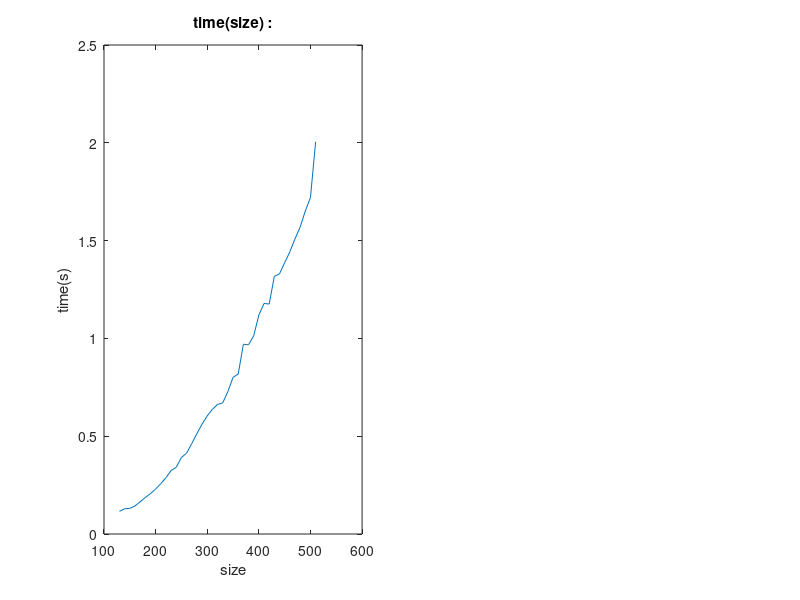

The MATLAB source for this figure: (Note: this script raises an error after producing the figure.)
clc
clear
close all

%% a 
figure
for i = 130:10:512
    tic
    s = i; %size
    x = zeros(s);
    x(s/2-64:s/2+64,s/2-64:s/2+64) = 1;

    y = x;

    z = conv2(x,y,'same');
    n = (i-130)/10+1;
    t(n) = toc;
    size(n) = s;
end
subplot(1,2,1)
plot(size,t)
title('time(size) :')
xlabel('size')
ylabel('time(s)')

%% c
for i = 130:10:512
    tic
    s = i; %size
    x = zeros(s);
    x(s/2-64:s/2+64,s/2-64:s/2+64) = 1;

    y = x;

    z = myconv(x,y);
    n = (i-130)/10+1;
    myt(n) = toc;
    size(n) = s;
end
subplot(1,2,2)
plot(size,myt)
title('my conv time(size) :')
xlabel('size')
ylabel('time(s)')

%%
function z = myconv(x,y)
    X = fft2(x);
    X = fftshift(X);
    Y = fft2(y);
    Y = fftshift(Y);
    
    Z = X.*Y;
    Z = ifftshift(Z);
    z = ifft2(Z);
    z = ifftshift(z);
    z = real(z);
end